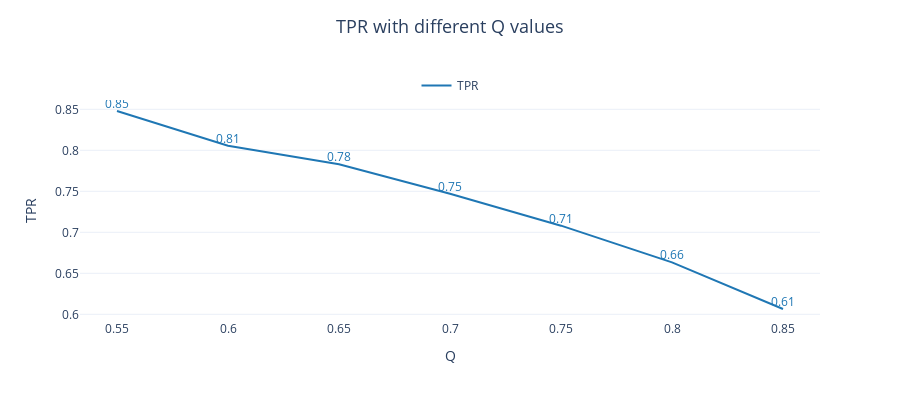
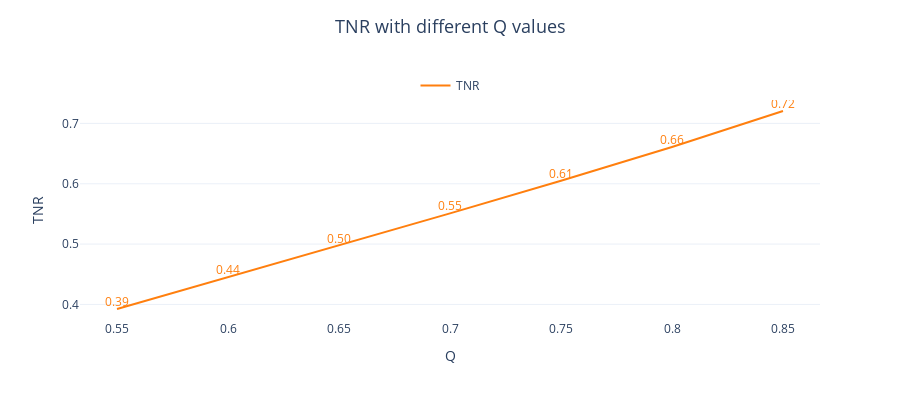
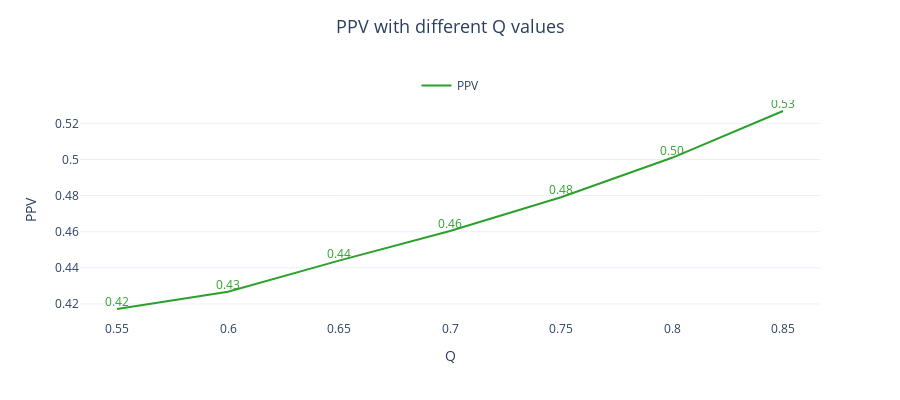
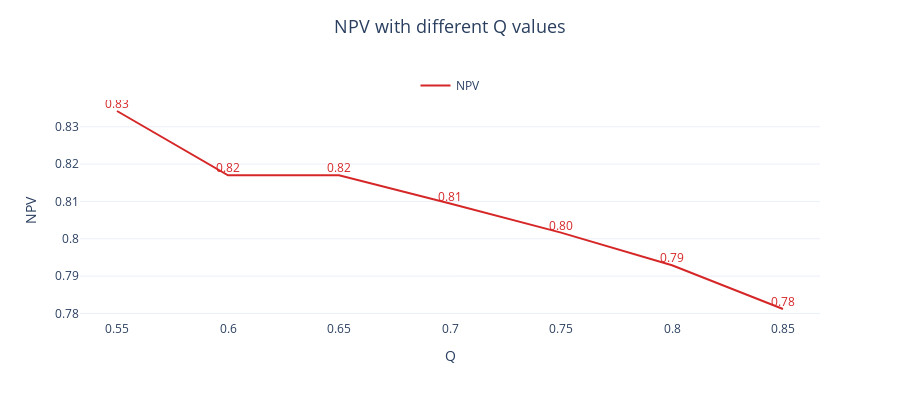

The notebook cell saved with these charts, in order:
### Code cell
for i, col in enumerate(results_valve1.columns[1:]):
    fig = go.Figure()

    fig.add_trace(go.Scatter(mode='lines+text', x=results_valve1.Q, y=results_valve1[f'{col}'],
                            marker=dict(color=colors[i]),
                            texttemplate='%{y:.2f}', textposition='top center',
                            textfont=dict(color=colors[i], size=12),
                            name=f'{col}',
                            showlegend=True)
                    )

    fig.update_layout(height=400,width=900, template='plotly_white',
                    title=dict(text=f'{col} with different Q values', font=dict(size=18), x=.5, y=.95),
                    yaxis=dict(title=f'{col}', side='left', showgrid=True,),
                    xaxis=dict(title='Q', showgrid=False),
                    legend=dict(orientation="h", yanchor="bottom", y=1, x=0.5, xanchor="center"),
                    )

    fig.show()

### Figure 1 — Plotly figure (JSON) as saved in the notebook; plotly's stock layout.template omitted (floating-point values rounded to 4 significant figures)
{"data": [{"marker": {"color": "#1f77b4"}, "mode": "lines+text", "name": "TPR", "showlegend": true, "textfont": {"color": "#1f77b4", "size": 12}, "textposition": "top center", "texttemplate": "%{y:.2f}", "type": "scatter", "x": [0.55, 0.6, 0.65, 0.7, 0.75, 0.8, 0.85], "y": [0.848, 0.8057, 0.7829, 0.7472, 0.7081, 0.6634, 0.6065]}], "layout": {"height": 400, "legend": {"orientation": "h", "x": 0.5, "xanchor": "center", "y": 1, "yanchor": "bottom"}, "title": {"font": {"size": 18}, "text": "TPR with different Q values", "x": 0.5, "y": 0.95}, "width": 900, "xaxis": {"showgrid": false, "title": {"text": "Q"}}, "yaxis": {"showgrid": true, "side": "left", "title": {"text": "TPR"}}}}

### Figure 2 — Plotly figure (JSON) as saved in the notebook; plotly's stock layout.template omitted (floating-point values rounded to 4 significant figures)
{"data": [{"marker": {"color": "#ff7f0e"}, "mode": "lines+text", "name": "TNR", "showlegend": true, "textfont": {"color": "#ff7f0e", "size": 12}, "textposition": "top center", "texttemplate": "%{y:.2f}", "type": "scatter", "x": [0.55, 0.6, 0.65, 0.7, 0.75, 0.8, 0.85], "y": [0.3924, 0.445, 0.4971, 0.5509, 0.6051, 0.661, 0.7206]}], "layout": {"height": 400, "legend": {"orientation": "h", "x": 0.5, "xanchor": "center", "y": 1, "yanchor": "bottom"}, "title": {"font": {"size": 18}, "text": "TNR with different Q values", "x": 0.5, "y": 0.95}, "width": 900, "xaxis": {"showgrid": false, "title": {"text": "Q"}}, "yaxis": {"showgrid": true, "side": "left", "title": {"text": "TNR"}}}}

### Figure 3 — Plotly figure (JSON) as saved in the notebook; plotly's stock layout.template omitted (floating-point values rounded to 4 significant figures)
{"data": [{"marker": {"color": "#2ca02c"}, "mode": "lines+text", "name": "PPV", "showlegend": true, "textfont": {"color": "#2ca02c", "size": 12}, "textposition": "top center", "texttemplate": "%{y:.2f}", "type": "scatter", "x": [0.55, 0.6, 0.65, 0.7, 0.75, 0.8, 0.85], "y": [0.4172, 0.4268, 0.444, 0.4604, 0.4791, 0.5009, 0.5268]}], "layout": {"height": 400, "legend": {"orientation": "h", "x": 0.5, "xanchor": "center", "y": 1, "yanchor": "bottom"}, "title": {"font": {"size": 18}, "text": "PPV with different Q values", "x": 0.5, "y": 0.95}, "width": 900, "xaxis": {"showgrid": false, "title": {"text": "Q"}}, "yaxis": {"showgrid": true, "side": "left", "title": {"text": "PPV"}}}}

### Figure 4 — Plotly figure (JSON) as saved in the notebook; plotly's stock layout.template omitted (floating-point values rounded to 4 significant figures)
{"data": [{"marker": {"color": "#d62728"}, "mode": "lines+text", "name": "NPV", "showlegend": true, "textfont": {"color": "#d62728", "size": 12}, "textposition": "top center", "texttemplate": "%{y:.2f}", "type": "scatter", "x": [0.55, 0.6, 0.65, 0.7, 0.75, 0.8, 0.85], "y": [0.8342, 0.817, 0.817, 0.8094, 0.8017, 0.7929, 0.7812]}], "layout": {"height": 400, "legend": {"orientation": "h", "x": 0.5, "xanchor": "center", "y": 1, "yanchor": "bottom"}, "title": {"font": {"size": 18}, "text": "NPV with different Q values", "x": 0.5, "y": 0.95}, "width": 900, "xaxis": {"showgrid": false, "title": {"text": "Q"}}, "yaxis": {"showgrid": true, "side": "left", "title": {"text": "NPV"}}}}
